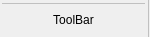
<?xml version="1.0" encoding="UTF-8"?>
<ui version="4.0">
 <class>RibbonButtonGroup</class>
 <widget class="QWidget" name="RibbonButtonGroup">
  <property name="geometry">
   <rect>
    <x>0</x>
    <y>0</y>
    <width>150</width>
    <height>37</height>
   </rect>
  </property>
  <property name="windowTitle">
   <string>Form</string>
  </property>
  <layout class="QGridLayout" name="gridLayout">
   <property name="leftMargin">
    <number>0</number>
   </property>
   <property name="topMargin">
    <number>0</number>
   </property>
   <property name="rightMargin">
    <number>0</number>
   </property>
   <property name="bottomMargin">
    <number>0</number>
   </property>
   <property name="spacing">
    <number>0</number>
   </property>
   <item row="0" column="0">
    <layout class="QVBoxLayout" name="verticalLayout">
     <property name="spacing">
      <number>0</number>
     </property>
     <property name="leftMargin">
      <number>2</number>
     </property>
     <property name="topMargin">
      <number>2</number>
     </property>
     <property name="rightMargin">
      <number>2</number>
     </property>
     <property name="bottomMargin">
      <number>2</number>
     </property>
     <item>
      <layout class="QHBoxLayout" name="horizontalLayout">
       <property name="spacing">
        <number>0</number>
       </property>
      </layout>
     </item>
     <item>
      <widget class="Line" name="horizontalLine">
       <property name="styleSheet">
        <string notr="true">color: #c0c0c0;</string>
       </property>
       <property name="frameShadow">
        <enum>QFrame::Plain</enum>
       </property>
       <property name="orientation">
        <enum>Qt::Horizontal</enum>
       </property>
      </widget>
     </item>
     <item>
      <widget class="QLabel" name="label">
       <property name="text">
        <string>ToolBar</string>
       </property>
       <property name="alignment">
        <set>Qt::AlignCenter</set>
       </property>
      </widget>
     </item>
    </layout>
   </item>
   <item row="0" column="1">
    <widget class="Line" name="verticalLine">
     <property name="styleSheet">
      <string notr="true">color: #c0c0c0;</string>
     </property>
     <property name="frameShadow">
      <enum>QFrame::Plain</enum>
     </property>
     <property name="orientation">
      <enum>Qt::Vertical</enum>
     </property>
    </widget>
   </item>
  </layout>
 </widget>
 <resources/>
 <connections/>
</ui>
